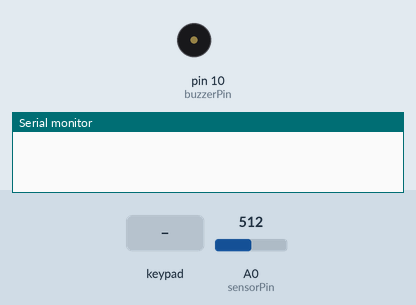
A sketch run on a simulated Arduino Uno, built with avr-gcc and run on an emulated ATmega328P. On the bench: buzzer (waves = sounding), the last lines printed to the serial monitor. Wiring (inferred from the names in the program): 4×4 keypad with keys 1 2 3 A 4 5 6 B 7 8 9 C * 0 # D: rows pin 2, pin 3, pin 4, pin 5; columns pin 6, pin 7, pin 8, pin 9. The test bench sets the inputs (shaded band); at power-on: A0 (sensorPin) = 512.

Above: at 1.2 s.
1.3 s: keypad keys 2 3 4 5 pressed 0.4 s apart
At 1.82 s:
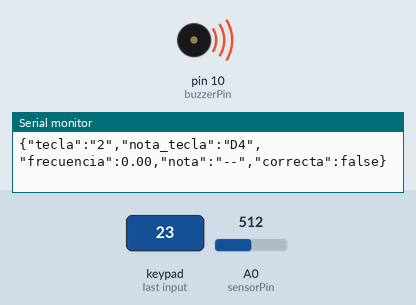
4.4 s: key '1' pressed
At 5.4 s:
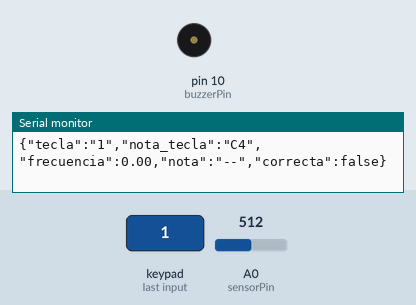
6.1 s: key 'A' pressed
At 6.22 s:
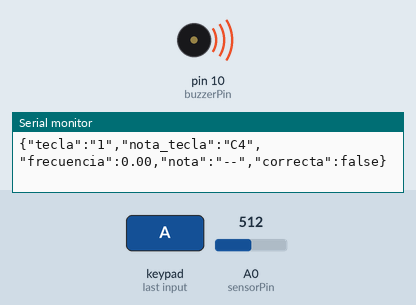
7.8 s: keypad keys 2 3 4 5 # pressed 0.4 s apart
At 10.6 s:
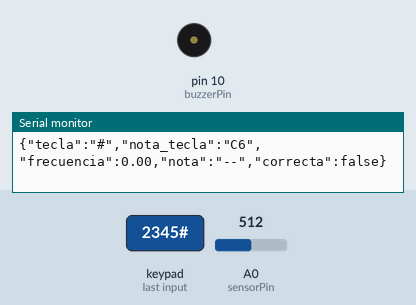
11.3 s: key '6' pressed
At 11.43 s:
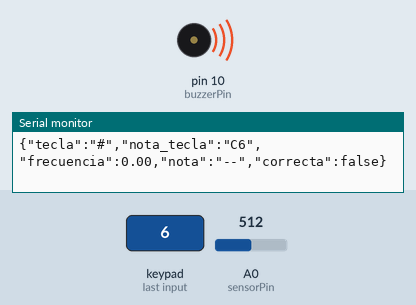
13.0 s: keypad keys 2 3 4 5 * pressed 0.4 s apart
At 15.7 s:
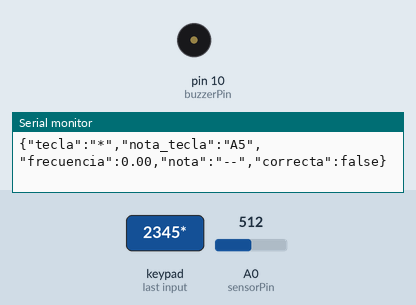
Timing chart, 0 to 17.2 s (numbered marks = the images above; inputs shaded):
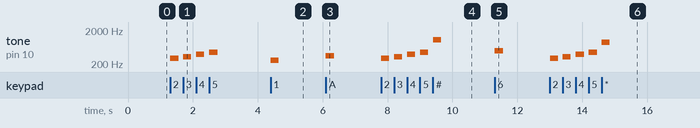

Measured:
- after the input at 1.3 s, tone on pin 10 (buzzerPin): plays 294 Hz for 0.25 s, 330 Hz for 0.25 s, 392 Hz for 0.25 s, 440 Hz for 0.25 s, starting at once
- after the input at 4.4 s, tone on pin 10 (buzzerPin): silent → 262 Hz at once, → silent 0.25 s later
- after the input at 6.1 s, tone on pin 10 (buzzerPin): silent → 349 Hz at once, → silent 0.25 s later
- after the input at 7.8 s, tone on pin 10 (buzzerPin): plays 294 Hz for 0.25 s, 330 Hz for 0.25 s, 392 Hz for 0.25 s, 440 Hz for 0.25 s, 1047 Hz for 0.25 s, starting at once
- after the input at 11.3 s, tone on pin 10 (buzzerPin): silent → 494 Hz at once, → silent 0.25 s later
- after the input at 13.0 s, tone on pin 10 (buzzerPin): plays 294 Hz for 0.25 s, 330 Hz for 0.25 s, 392 Hz for 0.25 s, 440 Hz for 0.25 s, 880 Hz for 0.25 s, starting at once

The sketch:

proyecto_musical.ino
```cpp
#include "arduinoFFT.h"
#include <Keypad.h>

const byte FILAS = 4;
const byte COLUMNAS = 4;
char keys[FILAS][COLUMNAS] = {
  {'1', '2', '3', 'A'},
  {'4', '5', '6', 'B'},
  {'7', '8', '9', 'C'},
  {'*', '0', '#', 'D'}
};

byte pinesFilas[FILAS] = {2, 3, 4, 5};
byte pinesColumnas[COLUMNAS] = {6, 7, 8, 9};
int buzzerPin = 10;  // Pin para el buzzer
int sensorPin = A0;  // Pin para el sensor de sonido (entrada analógica)

// Frecuencias de las notas (2 octavas)
int notas[16] = {
  262,  294,  330,  349,
  392,  440,  494,  523,
  587,  659,  698,  784,
  880,  988, 1047, 1175
};

String nombreNotas[16] = {
  "C4", "D4", "E4", "F4",
  "G4", "A4", "B4", "C5",
  "D5", "E5", "F5", "G5",
  "A5", "B5", "C6", "D6"
};

#define SAMPLES 128             // SAMPLES-pt FFT. Debe ser una potencia de 2. Máximo 128 para Arduino Uno.
#define SAMPLING_FREQUENCY 2048 // Ts = Basado en Nyquist, debe ser 2 veces la frecuencia más alta esperada.

arduinoFFT FFT = arduinoFFT();

unsigned int samplingPeriod;
unsigned long microSeconds;

double vReal[SAMPLES]; // Vector para valores reales
double vImag[SAMPLES]; // Vector para valores imaginarios

Keypad teclado = Keypad(makeKeymap(keys), pinesFilas, pinesColumnas, FILAS, COLUMNAS);

void setup() {
  Serial.begin(115200);
  pinMode(buzzerPin, OUTPUT);
  pinMode(sensorPin, INPUT);

  samplingPeriod = round(1000000 * (1.0 / SAMPLING_FREQUENCY)); // Periodo en microsegundos

  for (byte i = 0; i < FILAS; i++) {
    pinMode(pinesFilas[i], INPUT_PULLUP);
  }
  for (byte i = 0; i < COLUMNAS; i++) {
    pinMode(pinesColumnas[i], OUTPUT);
    digitalWrite(pinesColumnas[i], HIGH);
  }
}

double leerFrecuencia() {
  for (int i = 0; i < SAMPLES; i++) {
    microSeconds = micros();
    vReal[i] = analogRead(sensorPin);
    vImag[i] = 0;
    while (micros() < (microSeconds + samplingPeriod)) {
      // Esperar
    }
  }

  FFT.Windowing(vReal, SAMPLES, FFT_WIN_TYP_HAMMING, FFT_FORWARD);
  FFT.Compute(vReal, vImag, SAMPLES, FFT_FORWARD);
  FFT.ComplexToMagnitude(vReal, vImag, SAMPLES);

  return FFT.MajorPeak(vReal, SAMPLES, SAMPLING_FREQUENCY);
}

String determinarNota(double frecuencia) {
  double minDiferencia = 1e6; // Inicializar la diferencia mínima con un valor grande
  int notaIndex = -1;

  // Determinar la nota correspondiente a la frecuencia dentro de un rango de tolerancia
  for (int i = 0; i < 16; i++) {
    double diferencia = abs(notas[i] - frecuencia);
    if (diferencia < minDiferencia) {
      minDiferencia = diferencia;
      notaIndex = i;
    }
  }

  // Si se encontró una correspondencia dentro del rango de tolerancia
  if (notaIndex != -1 && minDiferencia < 30) {  // Tolerancia de 30 Hz
    return nombreNotas[notaIndex];
  } else {
    return "--";
  }
}

void loop() {
  char teclaPresionada = NO_KEY;

  for (byte j = 0; j < COLUMNAS; j++) {
    digitalWrite(pinesColumnas[j], LOW);
    for (byte i = 0; i < FILAS; i++) {
      if (digitalRead(pinesFilas[i]) == LOW) {
        teclaPresionada = keys[i][j];
        break;
      }
    }
    digitalWrite(pinesColumnas[j], HIGH);
    if (teclaPresionada != NO_KEY) break;
  }

  if (teclaPresionada != NO_KEY) {
    int teclaIndex = obtenerIndiceNota(teclaPresionada);
    if (teclaIndex != -1) {
      tone(buzzerPin, notas[teclaIndex]);

      double frecuencia = leerFrecuencia();
      String nota = determinarNota(frecuencia);
      bool notaCorrecta = (nota == nombreNotas[teclaIndex]);

      // Enviar datos en formato JSON
      Serial.print("{");
      Serial.print("\"tecla\":\""); Serial.print(teclaPresionada); Serial.print("\",");
      Serial.print("\"nota_tecla\":\""); Serial.print(nombreNotas[teclaIndex]); Serial.print("\","); // Agregar la nota correspondiente a la tecla presionada
      Serial.print("\"frecuencia\":"); Serial.print(frecuencia, 2); Serial.print(",");
      Serial.print("\"nota\":\""); Serial.print(nota); Serial.print("\",");
      Serial.print("\"correcta\":"); Serial.print(notaCorrecta ? "true" : "false");
      Serial.println("}");
    }
  } else {
    noTone(buzzerPin);
  }

  delay(10);
}

int obtenerIndiceNota(char tecla) {
  switch(tecla) {
    case '1': return 0;
    case '2': return 1;
    case '3': return 2;
    case 'A': return 3;
    case '4': return 4;
    case '5': return 5;
    case '6': return 6;
    case 'B': return 7;
    case '7': return 8;
    case '8': return 9;
    case '9': return 10;
    case 'C': return 11;
    case '*': return 12;
    case '0': return 13;
    case '#': return 14;
    case 'D': return 15;
    default: return -1;
  }
}
```
